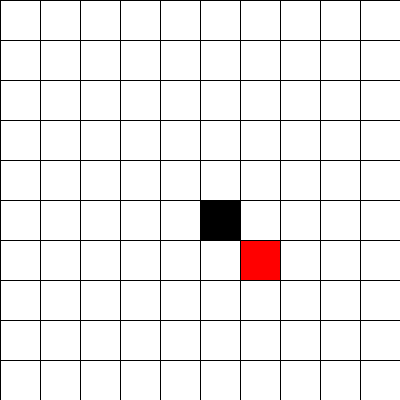
Frame 1 (no input)
Frame 60 (the mouse pressed at the canvas centre just before this capture): identical to frame 1, image omitted
Frame 120 (the mouse held since frame 60 and released just before this capture): identical to frame 1, image omitted

The Processing sketch that drew this single still picture (run headless with seeded random() and noise(); from frame 60 on, the mouse is pressed at the canvas centre):

// Processing sketch: snake
// ── snake.pde



//------------------------------DATA-STRUCTURE-----------------------------------//
//each node of the snake
public class node{
   //position on the array
   int x,y;
   int prevX = x;
   int prevY = y;
   node prev = null;
   node next = null;
   //node constructor
  public node(int x,  int y, node prev){
   this.x = x;
   this.y = y;
   this.prev = prev;
  }
  //head contructor
  public node(int x,  int y){
   this.x = x;
   this.y = y;   
  }  
}
//class snake
public class snk{

  node head = null;
  int size = 0;
  node last = null;
  
  public void addNode(node n){
  
     if(head==null){
       this.head = n;
       n.prev = this.head;
     }
     else{
       node aux = this.head;
       while(aux.next != null){
         aux = aux.next;
       }
       aux.next=n;
       n.prev = aux;
       
     }
     this.last = n;
     size++;
  }
}
//---------------------------END-OF-DATA-STRUCTURE-----------------------------------//

//---------------------------MAIN BLOCK----------------------------------------------//
//rows and columns of the screen
int rows = 10;
int columns = 10;
//codition for one apple to spawn (if is not an apple already)
boolean apple = false;
//x and y position of the apple
int applePos;
//snake structure
snk serp = new snk();
char thekey;  




void setup(){
  size(400,400);
  node n1 = new node(rows/2, columns/2);
  serp.addNode(n1);  
}

void keyPressed() {
  //w up, s down, d right, a left
   
  if( key=='w' || key=='s' || key=='d'||key=='a'){
    thekey=key;
  }
}



void draw(){
 
  //draw grid
   fill(255);
  for(int i=0; i<rows; i++){
    for(int j=0; j<columns; j++){
      square((width/rows)*i, (height/rows)*j, (width/rows));
    }
  }
  
  
  //spawn apple if it isnt on the grid
  if(!apple){
     //random position of the apple
     applePos=(int) random(0,rows);
     //print(applePos);
     apple = true;
  }
  //draw the apple
  fill(color(255,0,0));
  square(applePos * width/rows ,applePos * width/rows ,width/rows);
  
 //eat apple and grow
  if(serp.head.x == applePos && serp.head.y == applePos){
    print("ñam");
    apple = false;
    node n2 = new node(serp.last.x-1, serp.last.y);
    serp.addNode(n2);
  }
  
  node aux = null;
  aux = serp.head;
  
  
  //---------------------------------------------------
  //variables to determine where will appear the new node to add
  int desplX =0;
  int desplY =0;
  //save state pre-change of head
  serp.head.prevX = serp.head.x;
  serp.head.prevY = serp.head.y;
  
  //w up, s down, d right, a left
  if (thekey == 'w') {
    serp.head.y -= 1;
    desplY = 1;
    if(serp.head.y < 0 ) {serp.head.y = columns -1;}
  }
  else if(thekey == 's'){
    serp.head.y += 1;
    desplY = -1;
    if(serp.head.y == columns) {serp.head.y = 0;}
  }
  else if(thekey == 'a'){
    serp.head.x -= 1;
    desplX = 1;
    if(serp.head.x < 0) {serp.head.x = rows -1;}
  }
  else if(thekey == 'd'){
    serp.head.x += 1;
    desplX = -1;
    if(serp.head.x == rows) {serp.head.x = 0;}
  }
  
  if(serp.head.x == applePos && serp.head.y == applePos){
      println("ñam");
      apple = false;
      node n2 = new node(serp.last.x+desplX, serp.last.y+desplY);
      serp.addNode(n2);
   }
   //-----------------------------  
  
   if(serp.size > 1){
    
    node aux2 = serp.head.next;
    while(aux2!=null){
      //LOSS CONDITION snake touches itself
      if(serp.head.x == aux2.x && serp.head.y == aux2.y && serp.size>1){
        println("LOOSER");
        noLoop();
      }

      
      //save state pre-change 
      aux2.prevX = aux2.x;
      aux2.prevY = aux2.y;
      //update position based on prev position of prev node
      aux2.x = aux2.prev.prevX;
      aux2.y = aux2.prev.prevY;
      
      aux2 = aux2.next;
    }
  }//if
  
  //draw snake
  fill(0);
  while(aux != null){
    
    square(
      aux.x * (width / rows),
      aux.y * (height / columns),
     (width / rows)
    );
    aux=aux.next;
    
  }
  
  delay(250);
}
